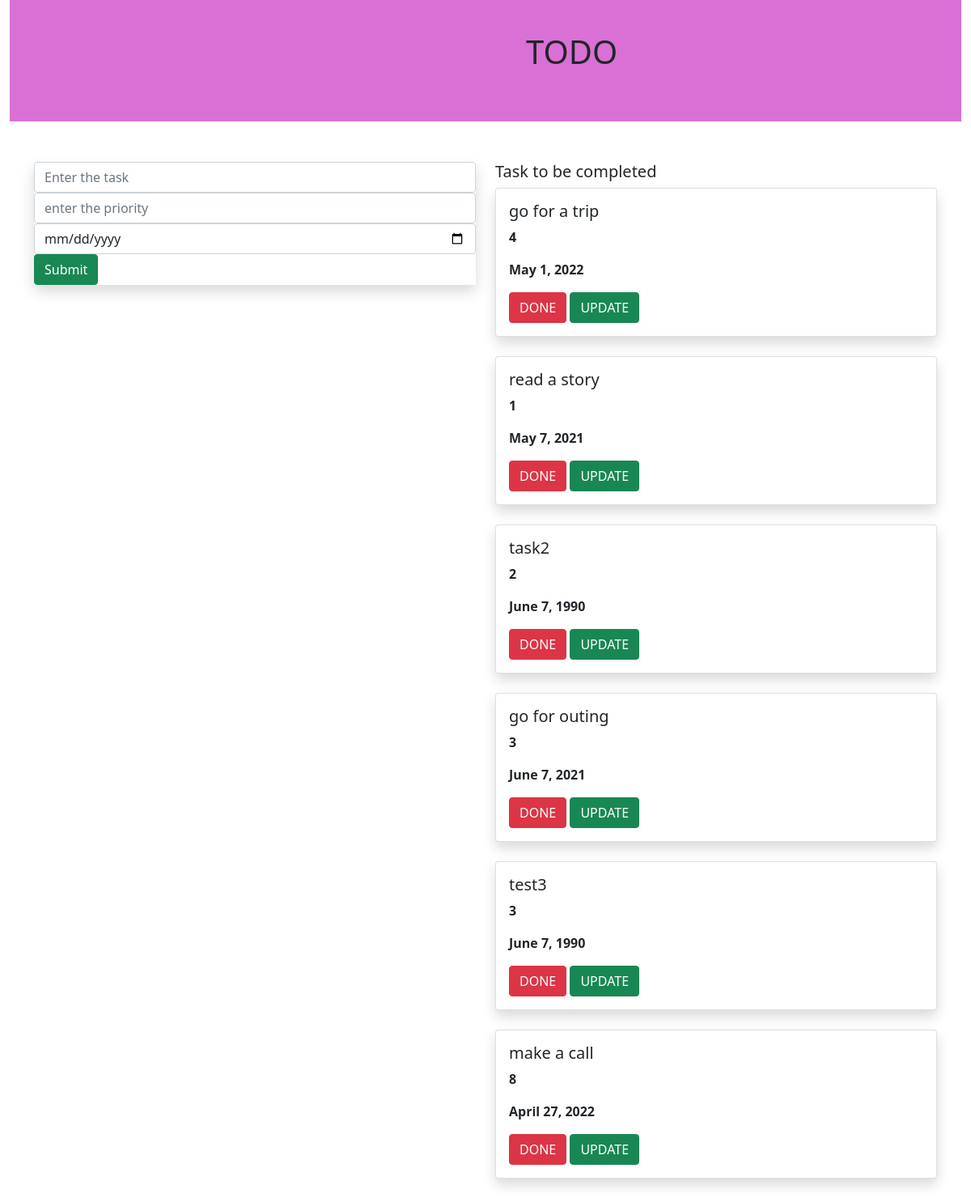
The page / on the database its author committed.
### todosapp/models.py (models this page shows, shortened)
class Taskt(models.Model):
    name=models.CharField(max_length=250)
    priority=models.IntegerField()
    date=models.DateField()

### todosapp/views.py (the view)
# urls.py: path('',views.home,name='home'),
def home(request):
    task1 = Taskt.objects.all()
    if request.method == 'POST':
        name = request.POST.get('task','')
        priority = request.POST.get('priority','')
        date = request.POST.get('date','')
        task = Taskt(name=name,priority=priority,date=date)
        task.save()
    return render(request,'home.html',{'task1':task1})

### templates/home.html (shortened to what this page needs)
{% extends 'base.html' %}
{% block content %}
<div class="container-fluid">
  <div class="row">
    <div class="col-md-12">
        <div class="banner">
            <div class="banner-text">
                <h1>TODO</h1>
            </div>
        </div>
    </div>
  </div>
</div>
<div class="container">
    <div class="row">
        <div class="col-md-6">
     <form method="POST" class="mb-3 shadow">
        <div class="form-group">
    <input type="text" class="form-control" name="task" placeholder="Enter the task">
</div>
<div class="form-group">
  <input type="text" class="form-control" name="priority" placeholder="enter the priority">
</div>
         <div class="form-group">
  <input type="date" class="form-control" name="date" placeholder="enter the date">
</div>
         <input type="submit" class="btn btn-success">
         </form>
    </div>
   <div class="col-md-6">
           <h5>Task to be completed</h5>
       {% for i in task1 %}
       <div class="shadow card">
           <div class="card-body">
              <h5 class="card-titile">{{i.name}}</h5>
               <p><b>{{i.priority}}</b></p>
               <p><b>{{i.date}}</b></p>
               <a class="btn btn-danger" href="{% url 'delete' i.id %}">DONE</a>
               <a class="btn btn-success" href="{% url 'update' i.id %}">UPDATE</a>
           </div>
       </div>
       <br>
{% endfor %}
   </div>
</div>
    </div>
{% endblock %}

### templates/base.html (shortened to what this page needs)
{% load static %}
<!DOCTYPE html>
<html lang="en">
<head>
    <link rel="stylesheet" href="https://cdn.jsdelivr.net/npm/bootstrap@5.1.3/dist/css/bootstrap.min.css">
    <link rel="stylesheet" href="{% static 'style.css' %}">
</head>
<body>
{% block content %}
{% endblock %}
</body>
</html>

### static/style.css (style rules this page uses)
.banner { background-color:orchid; width:100%; height:150px; margin-bottom:50px; }
.banner-text { top:40px; left:650px; position:absolute; transform:transform; text-align:center; }

### rows shown on the page
Taskt: name "go for a trip", priority "4", date "May 1, 2022"
Taskt: name "read a story", priority "1", date "May 7, 2021"
Taskt: name "task2", priority "2", date "June 7, 1990"
Taskt: name "go for outing", priority "3", date "June 7, 2021"
Taskt: name "test3", priority "3", date "June 7, 1990"
Taskt: name "make a call", priority "8", date "April 27, 2022"
